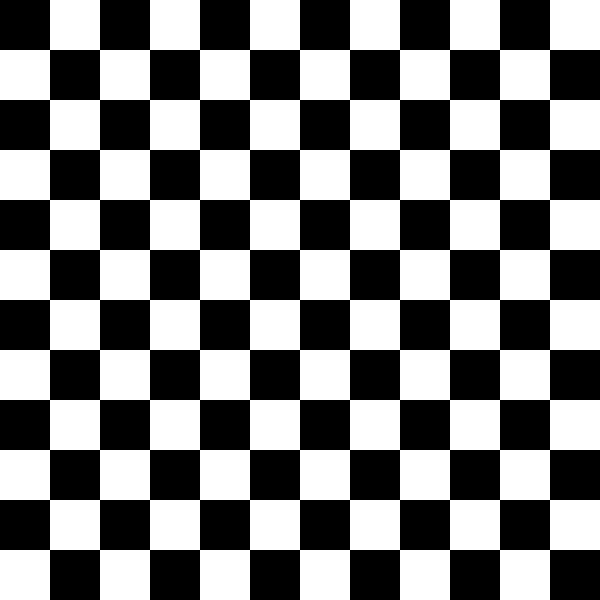
Frame 1 (no input)
Frame 60 (the mouse pressed at the canvas centre just before this capture): identical to frame 1, image omitted
Frame 120 (the mouse held since frame 60 and released just before this capture): identical to frame 1, image omitted

The Processing sketch that drew this single still picture (run headless with seeded random() and noise(); from frame 60 on, the mouse is pressed at the canvas centre):

// Processing sketch: CheckerBoard
// ── CheckerBoard.pde
// Checkerboard Challenge

void setup()
{
  size(600, 600);
  noStroke();
}

void draw()
{
  background(255);
  for(int Y = 0; Y < height; Y += 50 )
  {
     for(int X = 0; X < width; X+= 50) 
     { 
        if(X + Y % 100 == 0 && X != 0 || (X + Y + 50) % 100 == 0 )
        {
          fill(255); 
        } 
        else 
        { 
          fill(0);
        }
        
        if(mouseX > X && mouseX < X + 50 && mouseY > Y && mouseY < Y + 50) 
        {
          fill(0,255,255);  
        }
        
        rect(X, Y, 50, 50); 
     }
  }
}
